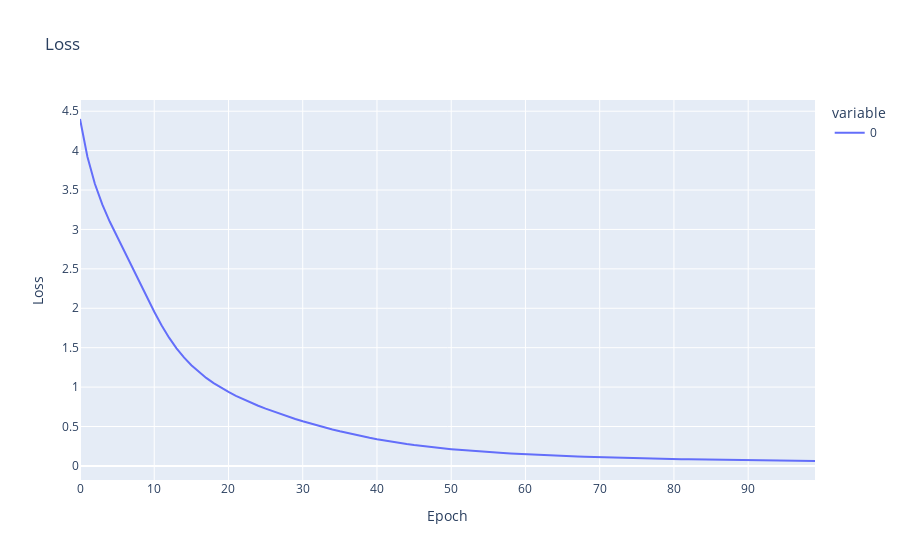

Source (notebook cell):
### Markdown cell above
### Loss

### Code cell
fig = px.line(rnn_losses, title="Loss")
fig.update_layout(
    xaxis_title="Epoch",
    yaxis_title="Loss",)
fig.show()

### Figure 1 — Plotly figure (JSON) as saved in the notebook; plotly's stock layout.template omitted (floating-point values rounded to 4 significant figures)
{"data": [{"hovertemplate": "variable=0<br>index=%{x}<br>value=%{y}<extra></extra>", "legendgroup": "0", "line": {"color": "#636efa", "dash": "solid"}, "marker": {"symbol": "circle"}, "mode": "lines", "name": "0", "orientation": "v", "showlegend": true, "type": "scatter", "x": [0, 1, 2, 3, 4, 5, 6, 7, 8, 9, 10, 11, 12, 13, 14, 15, 16, 17, 18, 19, 20, 21, 22, 23, 24, 25, 26, 27, 28, 29, 30, 31, 32, 33, 34, 35, 36, 37, 38, 39, 40, 41, 42, 43, 44, 45, 46, 47, 48, 49, 50, 51, 52, 53, 54, 55, 56, 57, 58, 59, 60, 61, 62, 63, 64, 65, 66, 67, 68, 69, 70, 71, 72, 73, 74, 75, 76, 77, 78, 79, 80, 81, 82, 83, 84, 85, 86, 87, 88, 89, 90, 91, 92, 93, 94, 95, 96, 97, 98, 99], "xaxis": "x", "y": [4.401, 3.922, 3.58, 3.317, 3.1, 2.906, 2.719, 2.53, 2.337, 2.144, 1.956, 1.782, 1.627, 1.492, 1.376, 1.277, 1.191, 1.116, 1.05, 0.9915, 0.9382, 0.8894, 0.8445, 0.8026, 0.7635, 0.7265, 0.6915, 0.6582, 0.6264, 0.596, 0.5669, 0.539, 0.5123, 0.4867, 0.4623, 0.439, 0.4168, 0.3957, 0.3757, 0.3569, 0.3391, 0.3224, 0.3067, 0.292, 0.2782, 0.2653, 0.2533, 0.242, 0.2315, 0.2216, 0.2124, 0.2038, 0.1957, 0.1882, 0.1811, 0.1745, 0.1682, 0.1624, 0.1569, 0.1517, 0.1468, 0.1422, 0.1378, 0.1337, 0.1297, 0.126, 0.1225, 0.1192, 0.116, 0.113, 0.1101, 0.1073, 0.1047, 0.1022, 0.09982, 0.09752, 0.09533, 0.09322, 0.0912, 0.08927, 0.0874, 0.08561, 0.08389, 0.08224, 0.08064, 0.0791, 0.07762, 0.07619, 0.0748, 0.07347, 0.07218, 0.07093, 0.06972, 0.06855, 0.06742, 0.06632, 0.06526, 0.06423, 0.06323, 0.06226], "yaxis": "y"}], "layout": {"legend": {"title": {"text": "variable"}, "tracegroupgap": 0}, "title": {"text": "Loss"}, "xaxis": {"anchor": "y", "domain": [0, 1], "title": {"text": "Epoch"}}, "yaxis": {"anchor": "x", "domain": [0, 1], "title": {"text": "Loss"}}}}
